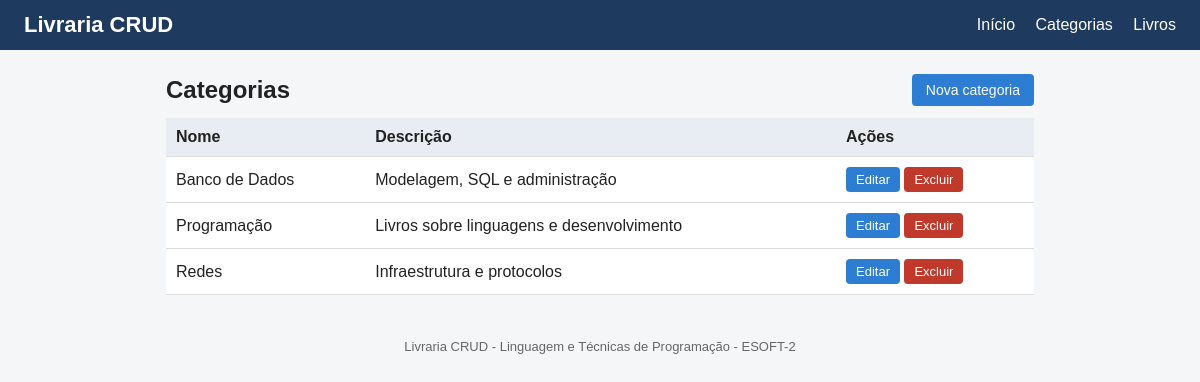
Page /views/categorias/listar.php on the committed database.
### tables this page shows
CREATE TABLE IF NOT EXISTS categorias (
    id        INT AUTO_INCREMENT PRIMARY KEY,
    nome      VARCHAR(100) NOT NULL UNIQUE,
    descricao VARCHAR(255) NULL
);

### config/conexao.php (called while the page is built, shortened)
<?php
function conectar(): PDO
{
    static $pdo = null;
    if ($pdo === null) {
        try {
            $pdo = new PDO(
                'mysql:host=' . DB_HOST . ';dbname=' . DB_NOME . ';charset=utf8mb4',
                DB_USUARIO,
                DB_SENHA,
                [
                    PDO::ATTR_ERRMODE => PDO::ERRMODE_EXCEPTION,
                    PDO::ATTR_DEFAULT_FETCH_MODE => PDO::FETCH_ASSOC,
                ]
            );
        } catch (PDOException $e) {
            die('Erro ao conectar ao banco de dados: ' . $e->getMessage());
        }
    }
    return $pdo;
}
function e($texto): string
{
    return htmlspecialchars((string) $texto, ENT_QUOTES, 'UTF-8');
}

### models/Categoria.php (called while the page is built, shortened)
<?php
class Categoria
{
    private PDO $pdo;
    public function __construct(PDO $pdo)
    {
        $this->pdo = $pdo;
    }
    public function listar(): array
    {
        return $this->pdo->query('SELECT id, nome, descricao FROM categorias ORDER BY nome')->fetchAll();
    }
}

### views/categorias/listar.php (the view, shortened to what this page needs)
<?php
require_once __DIR__ . '/../../config/conexao.php';
require_once __DIR__ . '/../../models/Categoria.php';
$categorias = (new Categoria(conectar()))->listar();
require __DIR__ . '/../layout/header.php';
?>
<div class="barra">
    <h2>Categorias</h2>
    <a class="botao" href="form.php">Nova categoria</a>
</div>
<?php if (count($categorias) === 0): ?>
    <p class="vazio">Nenhuma categoria cadastrada.</p>
<?php else: ?>
    <table>
        <thead><tr><th>Nome</th><th>Descrição</th><th>Ações</th></tr></thead>
        <tbody>
        <?php foreach ($categorias as $c): ?>
            <tr>
                <td><?= e($c['nome']) ?></td>
                <td><?= e($c['descricao']) ?></td>
                <td>
                    <a class="botao pequeno" href="form.php?id=<?= (int) $c['id'] ?>">Editar</a>
                    <form class="inline" method="post"
                          action="<?= BASE_URL ?>controllers/CategoriaController.php?acao=excluir"
                          onsubmit="return confirm('Excluir esta categoria?');">
                        <button class="botao pequeno perigo" type="submit">Excluir</button>
                    </form>
                </td>
            </tr>
        <?php endforeach; ?>
        </tbody>
    </table>
<?php endif; ?>
<?php require __DIR__ . '/../layout/footer.php'; ?>

### css/estilo.css (style rules this page uses)
* { box-sizing: border-box; }
body { margin: 0; font-family: Arial, sans-serif; background: #f4f6f8; color: #222; }
.barra { display: flex; justify-content: space-between; align-items: center; margin-bottom: 12px; }
.barra h2 { margin: 0; }
table { width: 100%; border-collapse: collapse; background: #fff; }
th, td { padding: 10px; border-bottom: 1px solid #ddd; text-align: left; }
th { background: #e8edf3; }
.botao { display: inline-block; background: #2d7dd2; color: #fff; border: 0; padding: 8px 14px; border-radius: 4px; text-decoration: none; cursor: pointer; font-size: 14px; }
.botao.pequeno { padding: 5px 10px; font-size: 13px; }
.botao.perigo { background: #c0392b; }
form.inline { display: inline; }

### rows in the picture
categorias: nome "Banco de Dados", descricao "Modelagem, SQL e administração"
categorias: nome "Programação", descricao "Livros sobre linguagens e desenvolvimento"
categorias: nome "Redes", descricao "Infraestrutura e protocolos"
